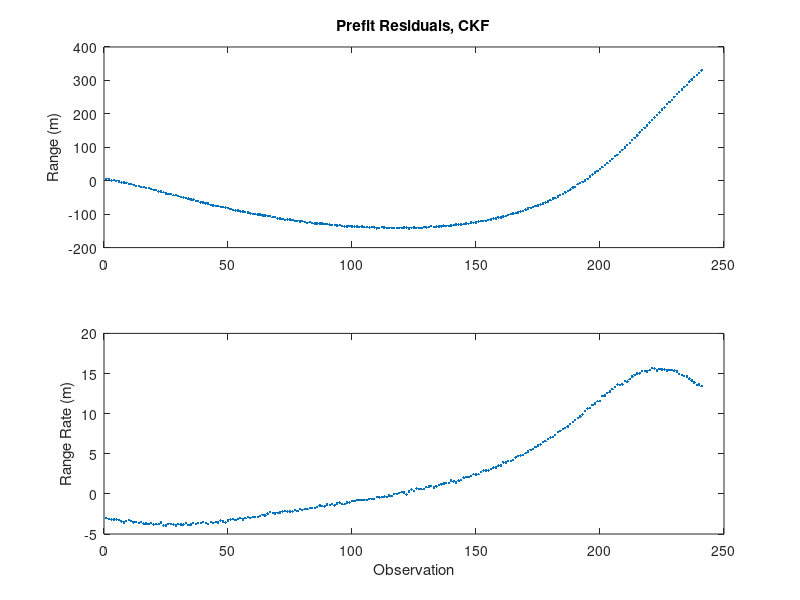
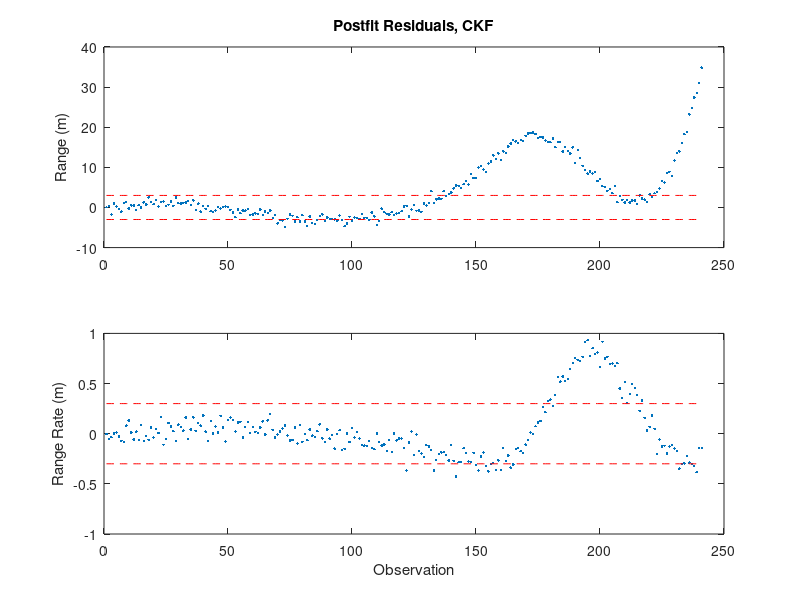
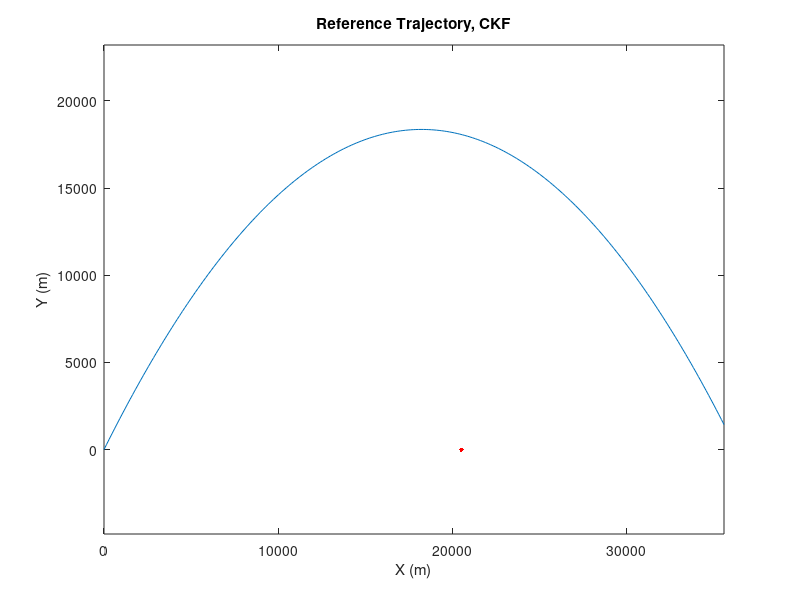
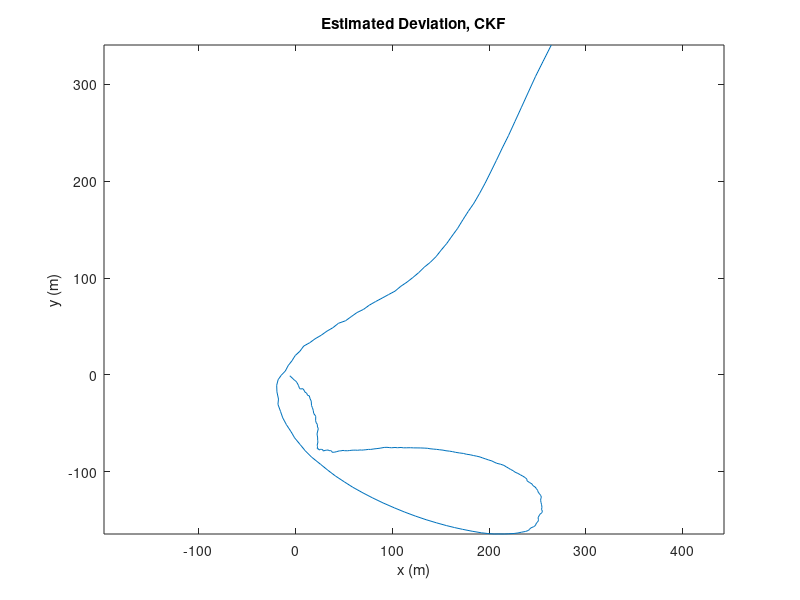

Reproduce these figures in MATLAB, in order.
%% Final Exam Problem 3
%% Initialize
clearvars -except function_list pub_opt 
global function_list;
function_list = {};
close all

%% Initial conditions

site = [20500;0];
X0_ap = [0 0 300 600 9.8]';
x0_ap = [0 0 0 0 0]';
num_state = length(x0_ap);
P0_ap = eye(num_state);
P0_ap(1,1) = 100;
P0_ap(2,2) = 100;
P0_ap(3,3) = 10;
P0_ap(4,4) = 10;
P0_ap(5,5) = 1e-5;

sig_range = 1;
sig_range_rate = 0.1;
R = [sig_range*sig_range 0; 0 sig_range_rate*sig_range_rate];

Q = zeros(num_state);
Q(1,1) = 1e-4;
Q(2,2) = 1e-4;
Q(3,3) = 1e-3;
Q(4,4) = 1e-3;

b = 1e-4;

obs_data = load('P3_obs.txt');
time = obs_data(:,1);
Y = obs_data(:,2:3);
num_obs = length(time);
%% Helpful Functions
% STM from one obs to another
STM_gen = @(X,dt) ...
    [1 0 dt 0 0;...
    0 1 0 dt 0;...
    0 0 1-b 0 0;...
    0 0 0 1-b -dt;...
    0 0 0 0 1];

r_calc = @(X) ...
    sqrt((X(1)-site(1))*(X(1)-site(1)) + (X(2)-site(2))*(X(2)-site(2)));
rr_calc = @(X,rho) ...
    ((X(1)-site(1))*X(3) + (X(2)-site(2))*X(4))/rho;

H1 = @(X,rho) [(X(1)-site(1))/rho, (X(2)-site(2))/rho, 0, 0, 0];
H2 = @(X,rho) [X(3)/rho*((X(1)-site(1))*(X(1)-site(1))/(rho*rho)+1),...
    X(4)/rho*((X(2)-site(2))*(X(2)-site(2))/(rho*rho)+1),...
    (X(1)-site(1))/rho, (X(2)-site(2))/rho, 0];
H_calc = @(X,rho) [H1(X,rho);H2(X,rho)];

%% CKF
ref_state_CKF = zeros(num_state,num_obs);
x_est_store_CKF = zeros(num_state,num_obs);
P_diag_store_CKF = zeros(num_state,num_obs);
y_store_CKF = zeros(2,num_obs);
post_res_store_CKF = zeros(2,num_obs);
I = eye(5);
last_time = 0;
for ii = 1:num_obs
    % Time update
    if ii == 1
        % t = 0 here
        x_ap = x0_ap;
        P_ap = P0_ap;
        X = X0_ap;
        ref_state_CKF(:,ii) = X;
    else
        dt = time(ii)-last_time;
        STM = STM_gen(X,dt);
        x_ap = STM*x_est;
        P_ap = STM*P*STM' + Q;
        X = STM*X;
        ref_state_CKF(:,ii) = X;
    end
    
    rho = r_calc(X);
    
    y = Y(ii,:)' - [rho; rr_calc(X,rho)];
    y_store_CKF(:,ii) = y;
    H = H_calc(X,rho);
    K = P_ap*H'/(H*P_ap*H' + R);
    
    % Measurement Update
    x_est = x_ap + K*(y-H*x_ap);
    P = (I-K*H)*P_ap;
    x_est_store_CKF(:,ii) = x_est;
    P_diag_store_CKF(:,ii) = diag(P);
    post_res_store_CKF(:,ii) = y-H*x_est;
    last_time = time(ii);
end
final_est_state_CKF = X + x_est

%% CKF Plots
figure
subplot(2,1,1)
plot(1:num_obs,y_store_CKF(1,:),'.');
title('Prefit Residuals, CKF')
ylabel('Range (m)')
subplot(2,1,2)
plot(1:num_obs,y_store_CKF(2,:),'.');
ylabel('Range Rate (m)'), xlabel('Observation')

figure
subplot(2,1,1)
plot(1:num_obs,post_res_store_CKF(1,:),'.');
hold on
plot(1:num_obs,ones(1,num_obs)*3*sig_range,'r--');
plot(1:num_obs,ones(1,num_obs)*-3*sig_range,'r--');
title('Postfit Residuals, CKF')
ylabel('Range (m)')
subplot(2,1,2)
plot(1:num_obs,post_res_store_CKF(2,:),'.');
hold on
plot(1:num_obs,ones(1,num_obs)*3*sig_range_rate,'r--');
plot(1:num_obs,ones(1,num_obs)*-3*sig_range_rate,'r--');
ylabel('Range Rate (m)'), xlabel('Observation')

figure
plot(ref_state_CKF(1,:),ref_state_CKF(2,:));
hold on
plot(site(1),site(2),'r.','MarkerSize',10)
axis equal
title('Reference Trajectory, CKF')
xlabel('X (m)'), ylabel('Y (m)')
figure
plot(x_est_store_CKF(1,:),x_est_store_CKF(2,:));
title('Estimated Deviation, CKF')
axis equal
xlabel('x (m)'), ylabel('y (m)')

figure
plot(time,P_diag_store_CKF);
title('State Variance, CKF')
xlabel('Time (s)')
legend('sig_x^2 (m^2)','sig_y^2 (m^2)','sig_{xdot}^2 (m^2/s^2)',...
    'sig_{ydot}^2 (m^2/s^2)','sig_g^2 (m^2/s^4)')

%% EKF
ref_state_EKF = zeros(num_state,num_obs);
X_store_EKF = zeros(num_state,num_obs);
P_diag_store_EKF = zeros(num_state,num_obs);
y_store_EKF = zeros(2,num_obs);
post_res_store_EKF = zeros(2,num_obs);
I = eye(5);
last_time = 0;
CKF_obs = 50; %Observations up to here will use CKF
for ii = 1:num_obs
    % Time update
    if ii > CKF_obs
        X = X + x_est;
    end
    if ii == 1
        % t = 0 here
        x_ap = x0_ap;
        P_ap = P0_ap;
        X = X0_ap;
        ref_state_CKF(:,ii) = X;
    else
        dt = time(ii)-last_time;
        STM = STM_gen(X,dt);
        x_ap = STM*x_est;
        P_ap = STM*P*STM' + Q;
        X = STM*X;
        ref_state_CKF(:,ii) = X;
    end
    
    rho = r_calc(X);
    
    y = Y(ii,:)' - [rho; rr_calc(X,rho)];
    y_store_CKF(:,ii) = y;
    H = H_calc(X,rho);
    K = P_ap*H'/(H*P_ap*H' + R);
    
    % Measurement Update
    if ii <= CKF_obs
        x_est = x_ap + K*(y-H*x_ap);
        post_res_store_EKF(:,ii) = y-H*x_est;
        X_store_EKF(:,ii) = X + x_est;
    else
        x_est = K*y;
        X = X + x_est;
        post_res_store_EKF(:,ii) = y-H*x_est;
        X_store_EKF(:,ii) = X;
    end
    P = (I-K*H)*P_ap;
    P_diag_store_EKF(:,ii) = diag(P);
    last_time = time(ii);
end
final_est_state_EKF = X 
%% Plots
figure
subplot(2,1,1)
plot(1:num_obs,post_res_store_EKF(1,:),'.');
hold on
plot(1:num_obs,ones(1,num_obs)*3*sig_range,'r--');
plot(1:num_obs,ones(1,num_obs)*-3*sig_range,'r--');
title('Postfit Residuals, EKF')
ylabel('Range (m)')
subplot(2,1,2)
plot(1:num_obs,post_res_store_EKF(2,:),'.');
hold on
plot(1:num_obs,ones(1,num_obs)*3*sig_range_rate,'r--');
plot(1:num_obs,ones(1,num_obs)*-3*sig_range_rate,'r--');
ylabel('Range Rate (m)'), xlabel('Observation')

figure
plot(X_store_EKF(1,:),X_store_EKF(2,:));
hold on
plot(site(1),site(2),'r.','MarkerSize',10)
axis equal
title('Estimated Trajectory, EKF')
xlabel('X (m)'), ylabel('Y (m)')

figure
plot(time,P_diag_store_EKF);
title('State Variance, EKF')
xlabel('Time (s)')
legend('sig_x^2 (m^2)','sig_y^2 (m^2)','sig_{xdot}^2 (m^2/s^2)',...
    'sig_{ydot}^2 (m^2/s^2)','sig_g^2 (m^2/s^4)')